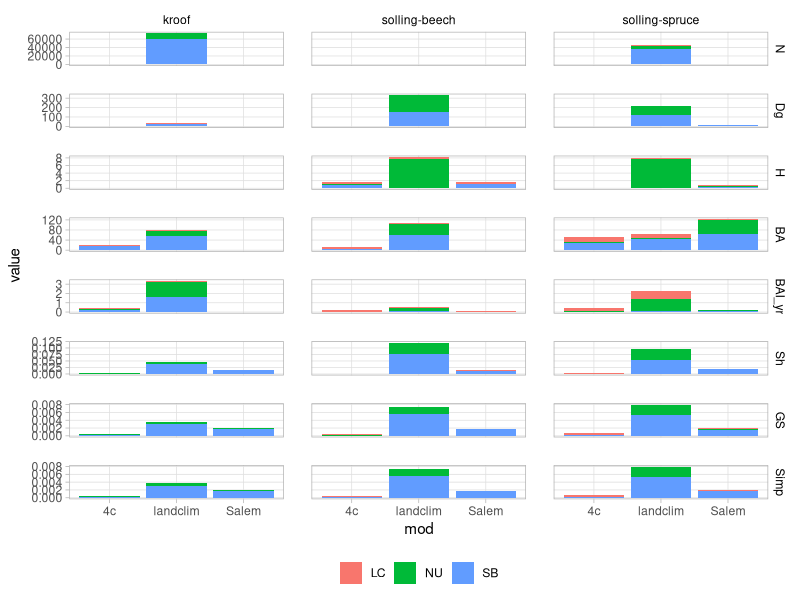
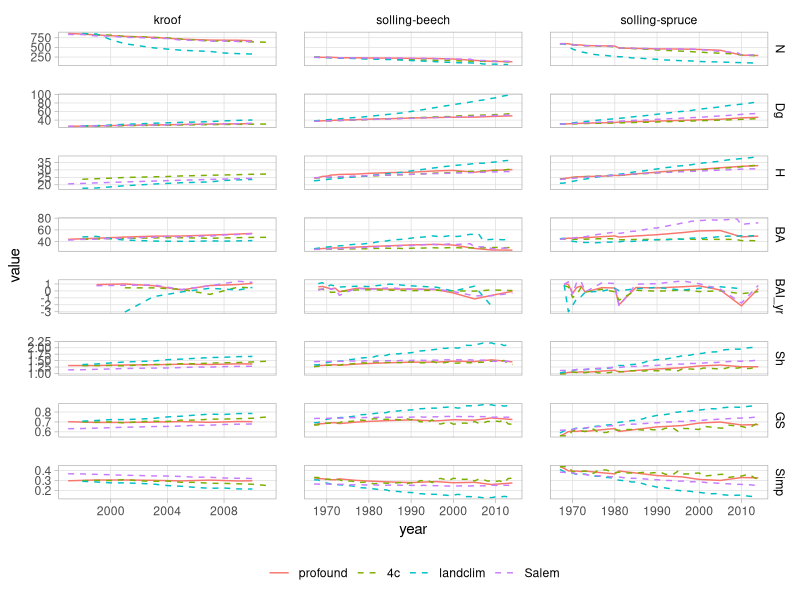
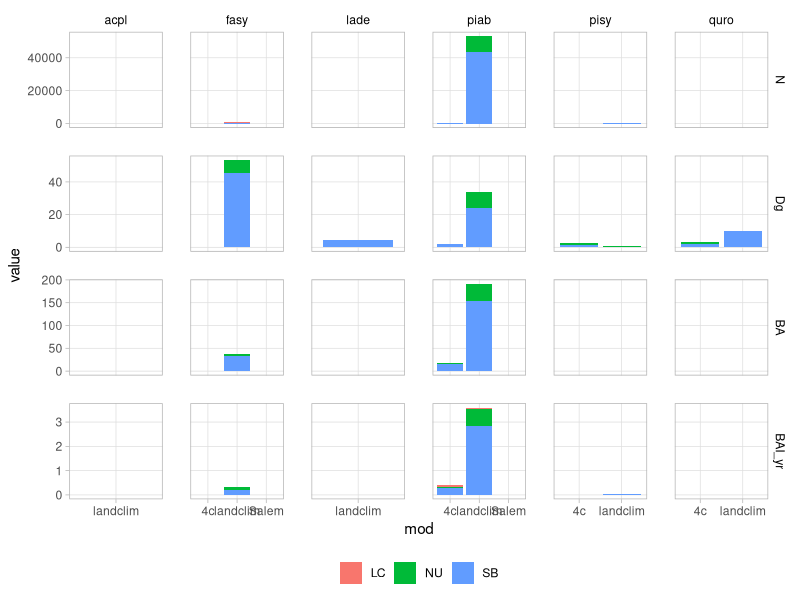
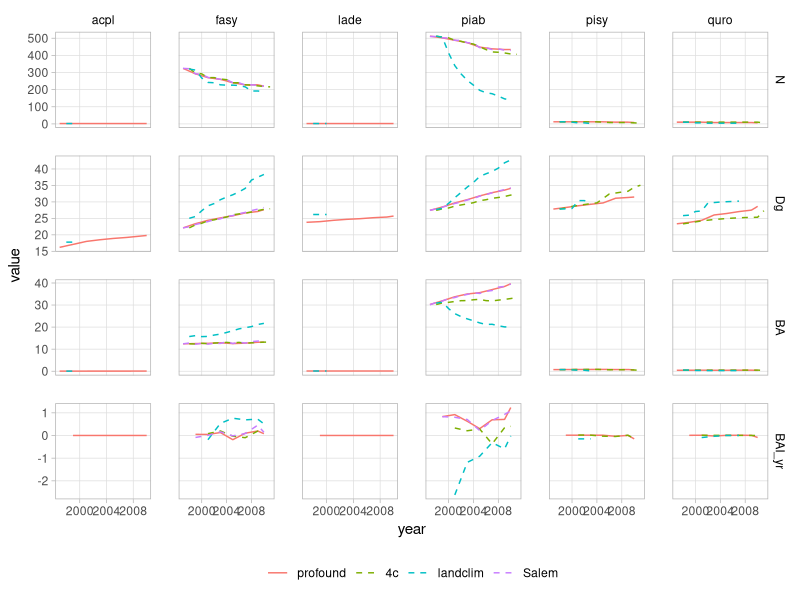

Here is the R script that generated these plots, in order:
################################################################################
# initialisation
################################################################################

# clean up environment
rm(list = ls())

# load packages
library(ggplot2)
library(reshape2)

# set work directory
# Choose the work directory = folder
if (Sys.info()["sysname"] == "Darwin"){
  setwd("/Users/raphaelaussenac/Documents/GitHub/modEval/indexForEval")
} else if (Sys.info()["sysname"] == "Windows"){
  setwd("C:/Users/raphael.aussenac/Documents/GitHub/modEval/indexForEval")
}

alldf <- read.csv('evalVarSp.csv')
alldf <- alldf[order(alldf$src, alldf$site, alldf$species, alldf$year),]

################################################################################
# evaluation
################################################################################

# list of evaluation variables
alldf$V <- NULL
evalVar <- c('N', 'Dg', 'H', 'BA','BAI_yr', 'Sh', 'GS', 'Simp')

evaluation <- data.frame()
# for each model
for (mod in unique(alldf$src)[unique(alldf$src) != 'profound']){

  # at each site
  for (site in unique(alldf$site)){
    for (sp in unique(alldf$species)){
      # create df with index values
      obs <- alldf[alldf$src == 'profound' & alldf$site == site & alldf$species == sp, ]
      colnames(obs)[!(colnames(obs) %in% c('year', 'src', 'site', 'species'))] <- paste('obs', colnames(obs)[!(colnames(obs) %in% c('year', 'src', 'site', 'species'))], sep = '')
      obs[, c('src', 'site', 'species')] <- NULL
      pred <- alldf[alldf$src == mod & alldf$site == site & alldf$species == sp, ]
      colnames(pred)[!(colnames(pred) %in% c('year', 'src', 'site', 'species'))] <- paste('pred', colnames(pred)[!(colnames(pred) %in% c('year', 'src', 'site', 'species'))], sep = '')
      # merge obs and pred
      df <- merge(obs, pred, by = 'year')

      # if species present
      if (nrow(df) > 0){
        # for each index to compare
        deviancedf <- data.frame('variable'= NA, 'devMeasure'= NA, 'value' = NA)
        for (i in evalVar){
          # no evaluation of Volume
          if (i != 'V'){
            # no evaluation of H at kroof site
            if (i != 'H' | site != 'kroof'){
              # create evaluation df
              evaldf <- df[, c('year', colnames(df)[colnames(df) == paste('obs', i, sep = '') | colnames(df) == paste('pred', i, sep = '')])]
              colnames(evaldf)[substr(colnames(evaldf), 1, 3) == 'obs'] <- 'Y'
              colnames(evaldf)[substr(colnames(evaldf), 1, 4) == 'pred'] <- 'X'
              # remove NA values (for BAI_yr)
              if (i == 'BAI_yr'){
                evaldf <- evaldf[!is.na(evaldf$X), ]
                evaldf <- evaldf[!is.na(evaldf$Y), ]
              }
              # then if there is some data left
              if (nrow(evaldf) > 0){
                # calculate x, y and x*y, b and r²
                evaldf$x <- evaldf$X - mean(evaldf$X)
                evaldf$y <- evaldf$Y - mean(evaldf$Y)
                evaldf$xy <-evaldf$x * evaldf$y
                model <- lm(evaldf$Y ~ evaldf$X)
                b <- as.numeric(coef(model)[2]) # = sum(evaldf$xy) / sum(evaldf$x^2)
                r2 <- summary(model)$r.squared # = ( sum(evaldf$xy)^2 ) / ( sum(evaldf$x^2)*sum(evaldf$y^2) )
                # calculate MSD and its 3 components
                MSD <- sum( (evaldf$X - evaldf$Y) ^2) / nrow(evaldf)
                SB <- (mean(evaldf$X) - mean(evaldf$Y))^2
                NU <- ((1 - b)^2) * ( sum(evaldf$x^2) / nrow(evaldf) )
                LC <- (1 - r2) * ( sum(evaldf$y^2) / nrow(evaldf) )
                # save
                deviancedf <- rbind(deviancedf, c(i, 'SB', SB))
                deviancedf <- rbind(deviancedf, c(i, 'NU', NU))
                deviancedf <- rbind(deviancedf, c(i, 'LC', LC))
              } else {
                deviancedf <- rbind(deviancedf, c(i, 'SB', NA))
                deviancedf <- rbind(deviancedf, c(i, 'NU', NA))
                deviancedf <- rbind(deviancedf, c(i, 'LC', NA))
              }
            }
          }
        }
        deviancedf$value <- as.numeric(deviancedf$value)
        deviancedf$mod <- mod
        deviancedf$site <- site
        deviancedf$species <- sp
        deviancedf <- deviancedf[-1,]
        # save
        evaluation <- rbind(evaluation, deviancedf)
      }
    }
  }
}


################################################################################
# evaluation and time series at stand level
################################################################################

# evaluation
evaluation$site = factor(evaluation$site, levels = unique(alldf$site))
evaluation$mod = factor(evaluation$mod, levels = unique(alldf$src))
evaluation$variable = factor(evaluation$variable, levels = evalVar)

ggplot(data = evaluation[evaluation$species == 'allsp',], aes(x = mod, y = value, fill = devMeasure)) +
geom_bar(stat = "identity") +
facet_grid(variable ~ site, scale = "free") +
theme_light() +
theme(panel.grid.minor = element_blank(),
      # panel.grid.major = element_blank(),
      strip.background = element_blank(),
      strip.text = element_text(colour = 'black'),
      legend.position = "bottom",
      legend.title=element_blank(),
      panel.spacing = unit(20, 'pt'))
ggsave(paste('eval.jpg', sep = '_'), width = 8, height = 12)


# time series
stand <- alldf[alldf$species == 'allsp',]
stand$species <- NULL
ts <- melt(stand, id.vars = c("year", "src", "site"))
ts$site = factor(ts$site, levels = unique(alldf$site))
ts$src = factor(ts$src, levels = unique(alldf$src))
ts$variable = factor(ts$variable, levels = evalVar)
ts$year <- as.numeric(ts$year)

ggplot() +
geom_line(data = ts[ts$src == 'profound' & !is.na(ts$value),], aes(x = year, y = value, col = src)) +
geom_path(data = ts[ts$src != 'profound'& !is.na(ts$value),], aes(x = year, y = value, col = src), linetype = 'dashed') +
facet_grid(variable ~ site, scale = "free") +
theme_light() +
theme(panel.grid.minor = element_blank(),
      # panel.grid.major = element_blank(),
      strip.background = element_blank(),
      strip.text = element_text(colour = 'black'),
      legend.position = "bottom",
      legend.title=element_blank(),
      panel.spacing = unit(20, 'pt'))
ggsave(paste('ts.jpg', sep = '_'), width = 8, height = 12)


################################################################################
# evaluation and time series at sp level
################################################################################

# evaluation
spLevelVariable <- c('N', 'Dg', 'BA', 'BAI_yr')
sp <- evaluation[evaluation$site == 'kroof' & evaluation$sp != "allsp" & evaluation$variable %in% spLevelVariable,]
ggplot(data = sp, aes(x = mod, y = value, fill = devMeasure)) +
geom_bar(stat = "identity") +
facet_grid(variable ~ species, scale = "free") +
theme_light() +
theme(panel.grid.minor = element_blank(),
      # panel.grid.major = element_blank(),
      strip.background = element_blank(),
      strip.text = element_text(colour = 'black'),
      legend.position = "bottom",
      legend.title=element_blank(),
      panel.spacing = unit(20, 'pt'))
ggsave(paste('evalSpKroof.jpg', sep = '_'), width = 8, height = 8)


# time series
sp <- alldf[alldf$site == 'kroof' & alldf$species != 'allsp',]
ts <- melt(sp, id.vars = c("year", "src", 'site', "species"))
ts$site = factor(ts$site, levels = unique(alldf$site))
ts$src = factor(ts$src, levels = unique(alldf$src))
ts$variable = factor(ts$variable, levels = evalVar)
ts <- ts[ts$variable %in% spLevelVariable,]

ggplot() +
geom_line(data = ts[ts$src == 'profound' & !is.na(ts$value),], aes(x = year, y = value, col = src)) +
geom_line(data = ts[ts$src != 'profound' & !is.na(ts$value),], aes(x = year, y = value, col = src), linetype = 'dashed') +
facet_grid(variable ~ species, scale = "free") +
theme_light() +
theme(panel.grid.minor = element_blank(),
      # panel.grid.major = element_blank(),
      strip.background = element_blank(),
      strip.text = element_text(colour = 'black'),
      legend.position = "bottom",
      legend.title=element_blank(),
      panel.spacing = unit(20, 'pt'))
ggsave(paste('tsSpKroof.jpg', sep = '_'), width = 8, height = 8)
